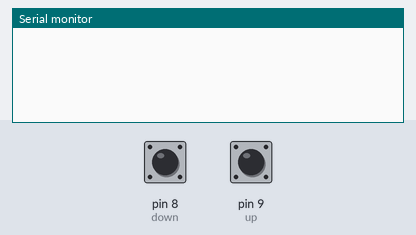
Simulated run of this sketch. Board: Arduino Uno, built with avr-gcc and run on an emulated ATmega328P. Parts: the last lines printed to the serial monitor. The test bench sets the inputs (shaded band); at power-on: pin 8 (down) LOW, pin 9 (up) LOW. The audio player accepts every command and is not drawn.

Above: at 1.7 s.
1.8 s: pin 8 (down) pulled HIGH for 0.15 s
At 3.0 s:
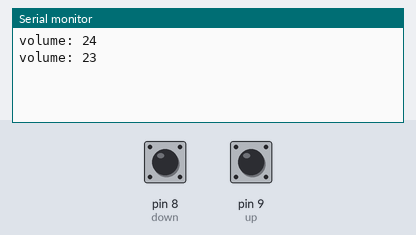
3.5 s: pin 9 (up) pulled HIGH for 0.15 s
At 4.3 s:
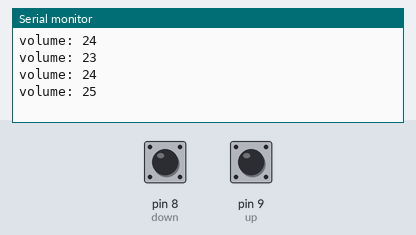
5.1 s: pin 8 (down) pulled HIGH for 1 s
At 7.3 s:
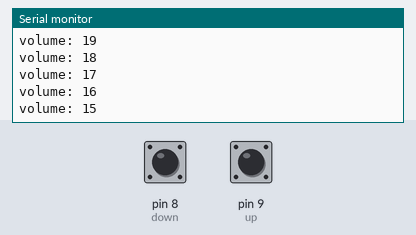
7.6 s: pin 9 (up) pulled HIGH for 3.2 s
At 11.2 s:
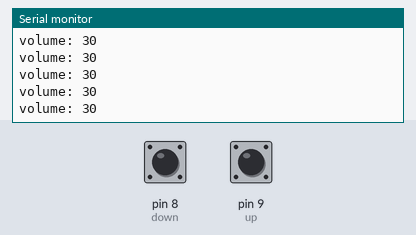
Timing chart, 0 to 12.7 s (numbered marks = the images above; inputs shaded):
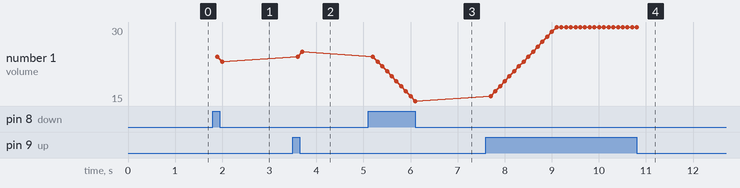

The sketch:

ex04.ino
```cpp
#include "SoftwareSerial.h"
#include "DFRobotDFPlayerMini.h"

SoftwareSerial mySoftwareSerial(10, 11);
DFRobotDFPlayerMini myDFPlayer;

int up = 9;
int down = 8;

void setup() {
  pinMode(up, INPUT);
  pinMode(down, INPUT);

  Serial.begin(9600);
  mySoftwareSerial.begin(9600);
  myDFPlayer.begin(mySoftwareSerial);
  myDFPlayer.volume(25);
  myDFPlayer.play(1);
}
void loop() {
  if (digitalRead(up)) {
    myDFPlayer.volumeUp();
    delay(100);
    Serial.print("volume: ");
    Serial.println(myDFPlayer.readVolume());
  }

  if (digitalRead(down)) {
    myDFPlayer.volumeDown();
    delay(100);
    Serial.print("volume: ");
    Serial.println(myDFPlayer.readVolume());
  }

  if (myDFPlayer.available()) {
    uint8_t type = myDFPlayer.readType();
    if (type == DFPlayerPlayFinished) {
      Serial.println("Play Finished!");
      myDFPlayer.play(1);
    }
  }

}
```

Measured:
- after the input at 1.8 s, the serial monitor: prints a new line after 0.10 s (image 1)
- after the input at 3.5 s, the serial monitor: prints a new line after 0.20 s (image 2)
- after the input at 5.1 s, the serial monitor: prints a new line after 0.20 s (image 3)
- after the input at 7.6 s, the serial monitor: prints a new line after 1.0 s (image 4)
- plotted number 1: 23 → 25 after the input at 3.5 s, 25 → 15 after the input at 5.1 s, 15 → 30 after the input at 7.6 s
